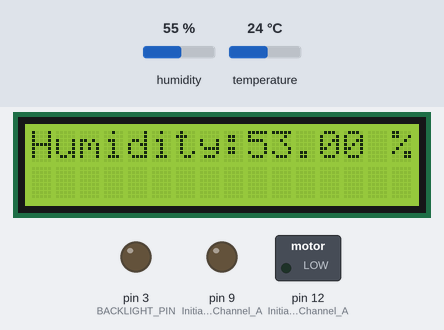
The sketch below on a simulated Arduino Uno, built with avr-gcc and run on an emulated ATmega328P. Parts: 16×2 character LCD, switched loads named in the sketch (green lamp = pin HIGH), output pins drawn as LEDs (lit = HIGH). Inputs (shaded band) come from the test bench; at power-on: humidity 55 %, temperature 24 °C. What the sketch prints to the serial monitor is not drawn.

Above: at 16.4 s.
16.5 s: humidity set to 22 %
At 20.25 s:
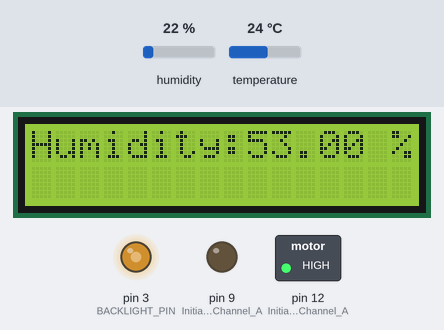
At 31.5 s:
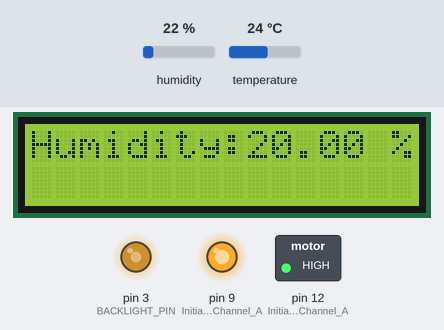
Timing chart, 0 to 33.0 s (numbered marks = the images above; inputs shaded):
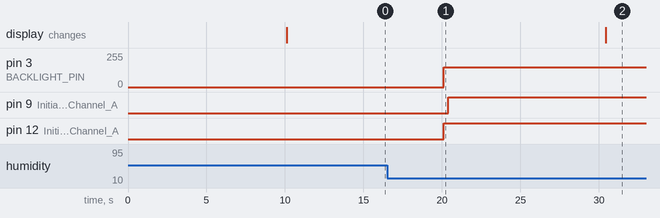

Measured:
- after the input at 16.5 s, the display: changes after 13.9 s (image 2)

The sketch:

Incubator_Combined_v1.1.ino
```cpp
//Libraries
  #include <DHT.h>
  #include <Wire.h>
  #include <LCD.h>  //Note: it is necessary to manually add the library 'NewLiquidCrystal_lib' as it is not part of standard Arduino libraries
  #include <LiquidCrystal_I2C.h>


// constants
  #define DHTPIN 2     // DHT22 digital input pin on Arduino Uno
  #define DHTTYPE DHT22   // DHT 22  (AM2302)
  DHT dht(DHTPIN, DHTTYPE); // Initialize DHT humidity sensor for normal 16mhz Arduino
  #define I2C_ADDR    0x3F  // Define I2C Address for LCD screen
  #define BACKLIGHT_PIN     3  // Define LCD backlight pin
  #define En_pin  2
  #define Rw_pin  1
  #define Rs_pin  0
  #define D4_pin  4
  #define D5_pin  5
  #define D6_pin  6
  #define D7_pin  7


// Variables:
  int chk;
  float hum;  // Stores humidity value
  float temp; // Stores temperature value
  int n=1; // Relates to LCD control code
  LiquidCrystal_I2C  lcd(I2C_ADDR,En_pin,Rw_pin,Rs_pin,D4_pin,D5_pin,D6_pin,D7_pin);  //LCD variables
  unsigned long previousMillis = 0;  // Will store last time motor was updated/ran


// Constants:
  const long interval = 5000; // Interval between humidity checks for dripper code (milliseconds) = 10 mins
  int hum_target = 80; // Minimum humidity before dripping should begin (as a %)
  int hum_calibration = -2.9; // Calibration of humidity sensor after running salt test


void setup()
{

  pinMode(12, OUTPUT); // Initiates Motor Channel A on pin 12 digital PWM
  pinMode(9, OUTPUT); // Initiates Brake Channel A on pin 9 digital PWM
  Serial.begin(9600); // Set rate for serial read of humidity sensor
  dht.begin(); // Begin recording humidity readings
  lcd.begin (16,2);  // Set LCD screen as 16 characters, 2 rows

// Switch on the LCD backlight
  lcd.setBacklightPin(BACKLIGHT_PIN,POSITIVE);
  lcd.setBacklight(HIGH);
  lcd.home ();                   // Go to home & clear LCD screen
  lcd.print("Initialising...");  // Set initial text on LCD screen

 }


void loop()
{

// Read data and store it to variables hum and temp
  hum = dht.readHumidity();
  temp= dht.readTemperature();

// Print temp and humidity values to serial monitor
  Serial.print("  Humidity: ");
  Serial.print(hum + hum_calibration);
  Serial.print(" %, Temp: ");
  Serial.print(temp);
  Serial.println(" Celsius");
  delay(10000); //Delay 2 sec.

// Print temp and humidity values to LCD screen
  lcd.clear();
  lcd.print("Humidity:");
  lcd.print(hum + hum_calibration);
  lcd.print(" %");
  delay(10000); //Delay 2 sec.

// Determine if time set in 'interval' has passed
  unsigned long currentMillis = millis();
  if (currentMillis - previousMillis >= interval) {  //Check to see if it has been 'interval' since motor last ran
  if (hum + hum_calibration < hum_target) { //Check if humidity is less than the humidity target
// If humidity has dropped below 'hum_target', then begin motor movement - approx 1 drop
       digitalWrite(12, HIGH); //Establishes forward direction of Channel A
       digitalWrite(9, LOW);   //Disengage the Brake for Channel A
       analogWrite(3, 150);   //Spins the motor on Channel A, speed 150 (motor max=255)
       delay(300);  //Let motor run for 300 milliseconds
       digitalWrite(9, HIGH); //Engage the brake for Channel A
// And save the last time the motor ran
       previousMillis = currentMillis;


    }
  }
}
```
